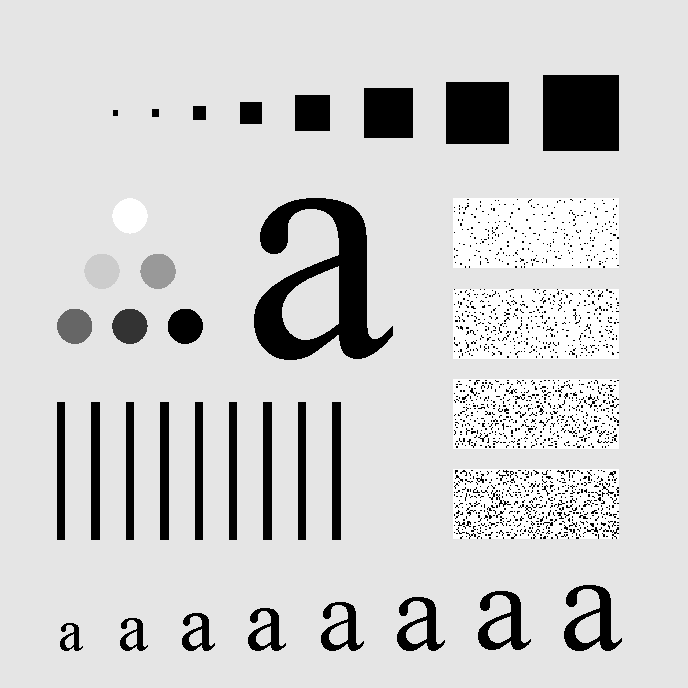
#> input picture DIP_assignments/assignment-03/Images/characters.tif, 688 x 688 px, found by its file name
$ python 3.py
#> lines starting #> are read from the running program, lines starting #| are printed output that depends on the picture; long printed decimals are rounded
import numpy as np
import skimage.io as io
import matplotlib.pyplot as plt


# input
img = io.imread('Images/characters.tif')
#> img is the input picture: shape (688, 688); min 0, max 255, mean 207.3
m,n = img.shape
#> m = 688; n = 688

def dft_matrix(img):

    N = img.shape[0]
    w = np.exp((-2 * np.pi * 1j) / N)
    r = np.arange(N)
    w_matrix = np.vander(w ** r, increasing=True)
    return w_matrix

def mse(x,y):
    me = ((x - y)**2).mean(axis = 1)
    return np.sum(me)


def fscs(img):
    img = np.array(img)
    k = 256

    A = np.min(img)
    B = np.max(img)
    N = B-A

    img_f =  ((k-1)/N) * (img - A)

    return img_f

# to compute A matrix
def dft_vls(dft):
    m_spe = np.log(abs(dft))
    img = fscs(m_spe)

    plt.plot(img)
    plt.show()


A = dft_matrix(img)

F1 = A @ img @ A.T  # F = AfA_t
F2 = np.fft.fft2(img)  # lib function

dft_vls(F1)
#> in dft_vls, `m_spe = np.log(abs(dft))`:
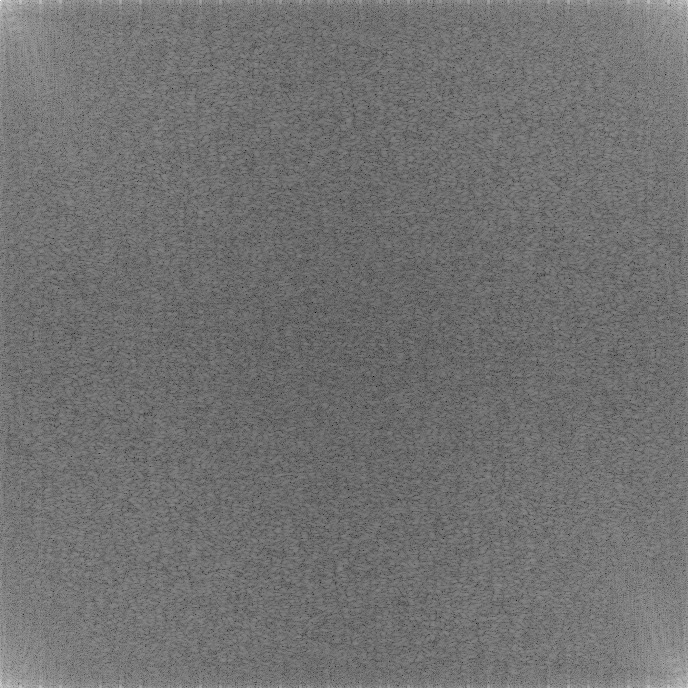
#> m_spe: shape (688, 688) float64; min 2.49, max 18.4, mean 9.58; drawn with min black and max white
#> in fscs, `A = np.min(img)`: A = 2.49
#> in fscs, `B = np.max(img)`: B = 18.4
#> in fscs, `N = B-A`: N = 15.92
#> in dft_vls, `plt.show()`:
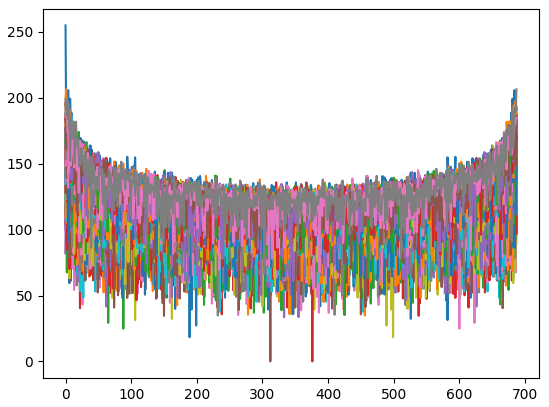
#> figure drawn by matplotlib, 1 panel; curve peaks at x = 0, y = 255; curve peaks at x = 1, y = 206.5; curve peaks at x = 687, y = 190.7
dft_vls(F2)

img_F1 = np.fft.ifft2(F1)
img_F2 = np.fft.ifft2(F2)

img_F1 = np.uint8(np.real(img_F1))
img_F2 = np.uint8(np.real(img_F2))

print(mse(img_F2, img_F1))
#> in mse, `me = ((x - y)**2).mean(axis = 1)`: me = 688 values, max 0.94 at index 43, min 0.0828 at index 645, mean 0.436
#| 300.122

fig2, (a1,a2) = plt.subplots(1,2)
a1.imshow(img_F1, cmap = 'gray')
a1.set_title('Matrix Method')

a2.imshow(img_F2, cmap = 'gray')
a2.set_title('Library function')
plt.show()
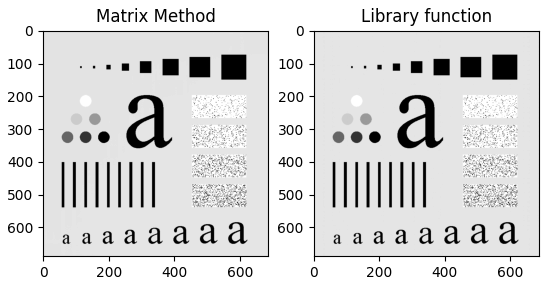
#> figure drawn by matplotlib, 2 panels
